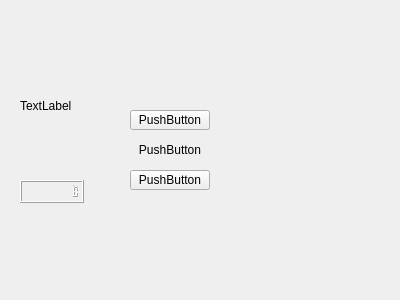
<?xml version="1.0" encoding="UTF-8"?>
<ui version="4.0">
 <class>MyWidget</class>
 <widget class="QWidget" name="MyWidget">
  <property name="geometry">
   <rect>
    <x>0</x>
    <y>0</y>
    <width>400</width>
    <height>300</height>
   </rect>
  </property>
  <property name="windowTitle">
   <string>MyWidget</string>
  </property>
  <widget class="QFrame" name="frame">
   <property name="geometry">
    <rect>
     <x>20</x>
     <y>20</y>
     <width>51</width>
     <height>31</height>
    </rect>
   </property>
   <property name="frameShape">
    <enum>QFrame::NoFrame</enum>
   </property>
   <property name="frameShadow">
    <enum>QFrame::Sunken</enum>
   </property>
   <property name="lineWidth">
    <number>5</number>
   </property>
   <property name="midLineWidth">
    <number>10</number>
   </property>
  </widget>
  <widget class="QLabel" name="label">
   <property name="geometry">
    <rect>
     <x>20</x>
     <y>70</y>
     <width>101</width>
     <height>71</height>
    </rect>
   </property>
   <property name="text">
    <string>TextLabel</string>
   </property>
   <property name="scaledContents">
    <bool>true</bool>
   </property>
  </widget>
  <widget class="QLCDNumber" name="lcdNumber">
   <property name="geometry">
    <rect>
     <x>20</x>
     <y>180</y>
     <width>64</width>
     <height>23</height>
    </rect>
   </property>
   <property name="smallDecimalPoint">
    <bool>true</bool>
   </property>
   <property name="digitCount">
    <number>8</number>
   </property>
  </widget>
  <widget class="QPushButton" name="pushBtn1">
   <property name="geometry">
    <rect>
     <x>130</x>
     <y>110</y>
     <width>80</width>
     <height>20</height>
    </rect>
   </property>
   <property name="text">
    <string>PushButton</string>
   </property>
   <property name="checkable">
    <bool>true</bool>
   </property>
  </widget>
  <widget class="QPushButton" name="pushBtn2">
   <property name="geometry">
    <rect>
     <x>130</x>
     <y>140</y>
     <width>80</width>
     <height>20</height>
    </rect>
   </property>
   <property name="text">
    <string>PushButton</string>
   </property>
   <property name="flat">
    <bool>true</bool>
   </property>
  </widget>
  <widget class="QPushButton" name="pushBtn3">
   <property name="geometry">
    <rect>
     <x>130</x>
     <y>170</y>
     <width>80</width>
     <height>20</height>
    </rect>
   </property>
   <property name="text">
    <string>PushButton</string>
   </property>
  </widget>
 </widget>
 <layoutdefault spacing="6" margin="11"/>
 <resources/>
 <connections/>
</ui>
